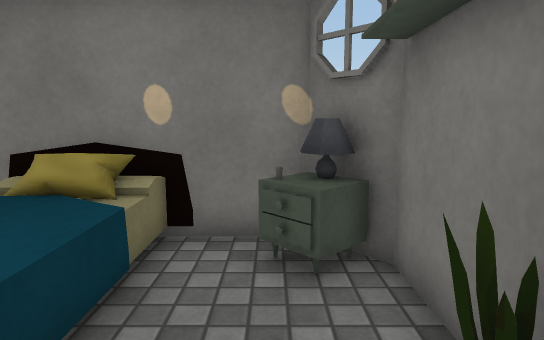
[1] (above)

12 first-person views from a walk through a Unity game level. The camera is 1.3 m above the floor, tilts 8° down and sees 75° across. The floor is counted in squares, 0.61 m on a side. Each view is taken from the middle of a square. On the plan, view 1 faces up. The plan holds only what a view shows up to about 19 squares ahead; the rest is blank. The player is left out. Some surface patterns are stand-ins.

[2]
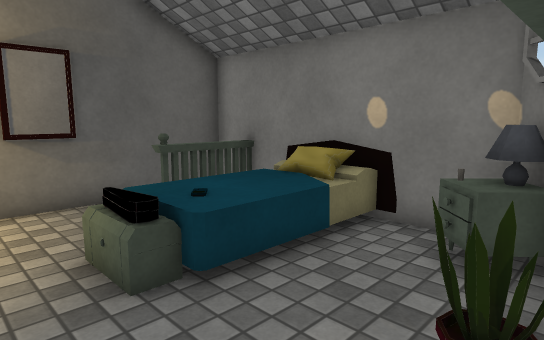

[3]
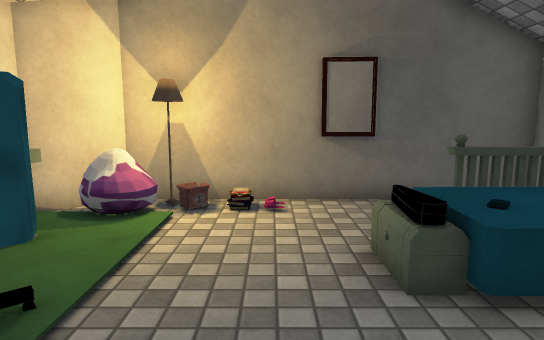

[4]
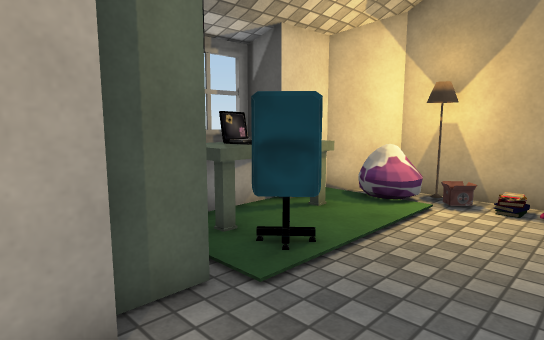

[5]
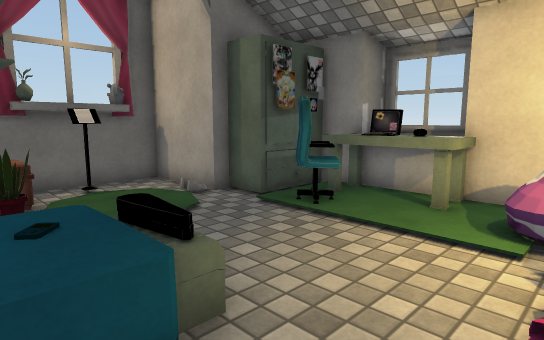

[6]
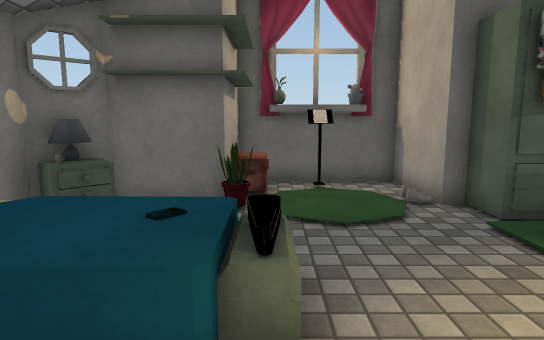

[7]
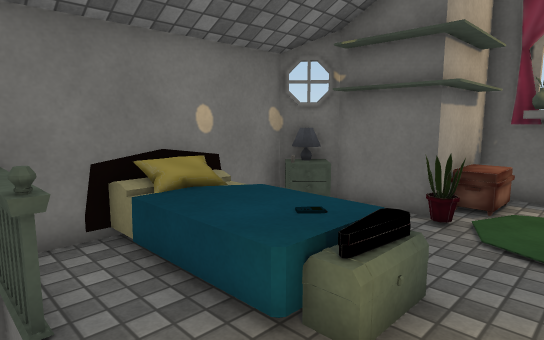

[8]
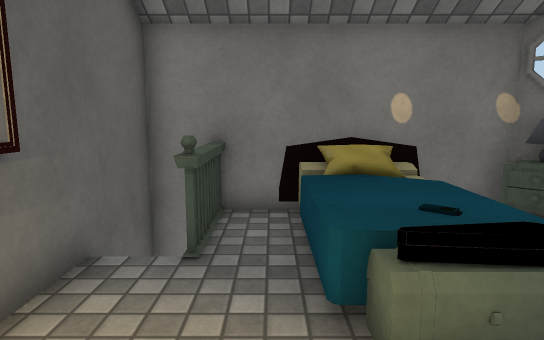

[9]
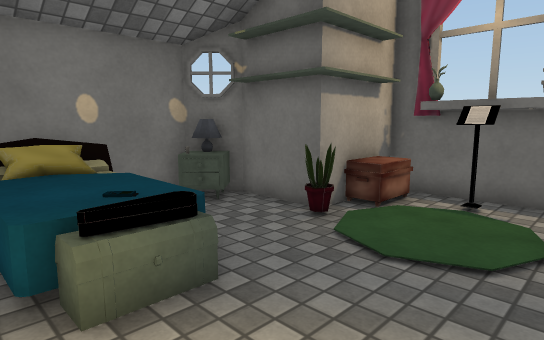

[10]
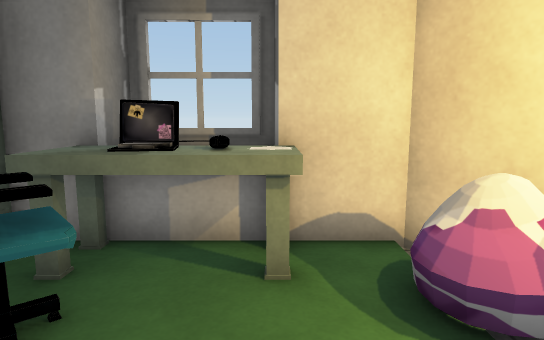

[11]
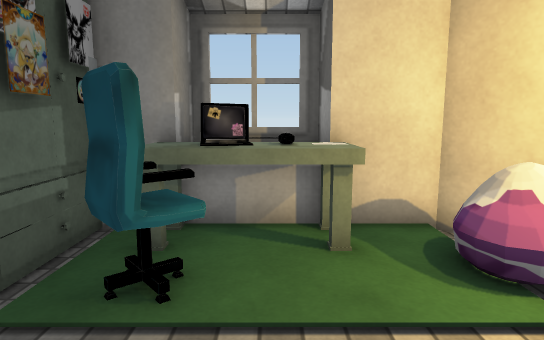

[12]
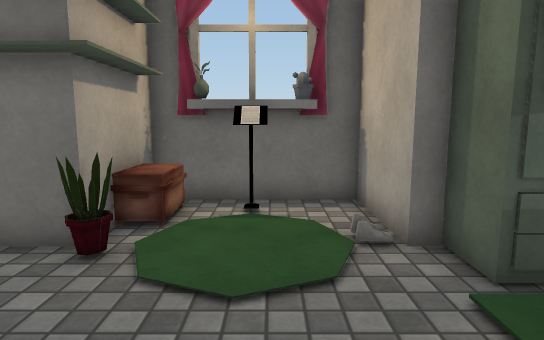

### Floor plan
Points are (right, up) in squares from view 1. A wall is a line through its corners. A room is listed if a view was taken in it or the views show most of it. See-through windows are left out.
Room 1 (views 1, 2, 3, 4, 5, 6, 7, 8, 9, 10, 11, 12)
walls: (1.8, -4) (1.8, -3.3) (5.4, -3.3) (5.4, 2.2) (1.8, 2.2) (1.8, 5) (0.7, 6.3) (-1.6, 6.3); (-7.9, 0.5) (-7.9, -5.1) (-6.2, -6.7) (-3.5, -6.7); (-1.6, -6.7) (0.4, -6.7); (4.8, -1.6) (4.8, 0.6); (-4.1, -6.7) (-4, -8.1) (-1.2, -8.1) (-1.2, -6.6); (-7, 6.3) (-7.9, 6.3) (-7.9, 1.4)
ways out: gap at (2, 2)
objects: other object (-7, -5) to (-6, -5); other object (-6, 3) to (-6, 6); bed (-5, 2) to (-2, 6); other object (-4, -6); other object (-3, -7) to (-2, -6); other object (-3, 1); other object (-2, -7) to (-1, -6); chair (-2, -5) to (-1, -4); other object (0, -6) to (1, -4); other object (0, 5); other object (0, 6); other object (1, 2); other object (1, 5); other object (3, 1) to (4, 2); other object (4, -1) to (4, 0)

Positions as (right, up) in squares from view 1, and headings:
1: (0, 0), facing up
2: (2, -1), facing up-left
3: (2, -1), facing left
4: (3, 0), facing down-left
5: (-7, 3), facing down-right
6: (-7, 1), facing right
7: (-7, -1), facing up-right
8: (-5, -2), facing up
9: (-5, -3), facing up-right
10: (-4, -1), facing down
11: (-3, 0), facing down
12: (-4, -1), facing right
